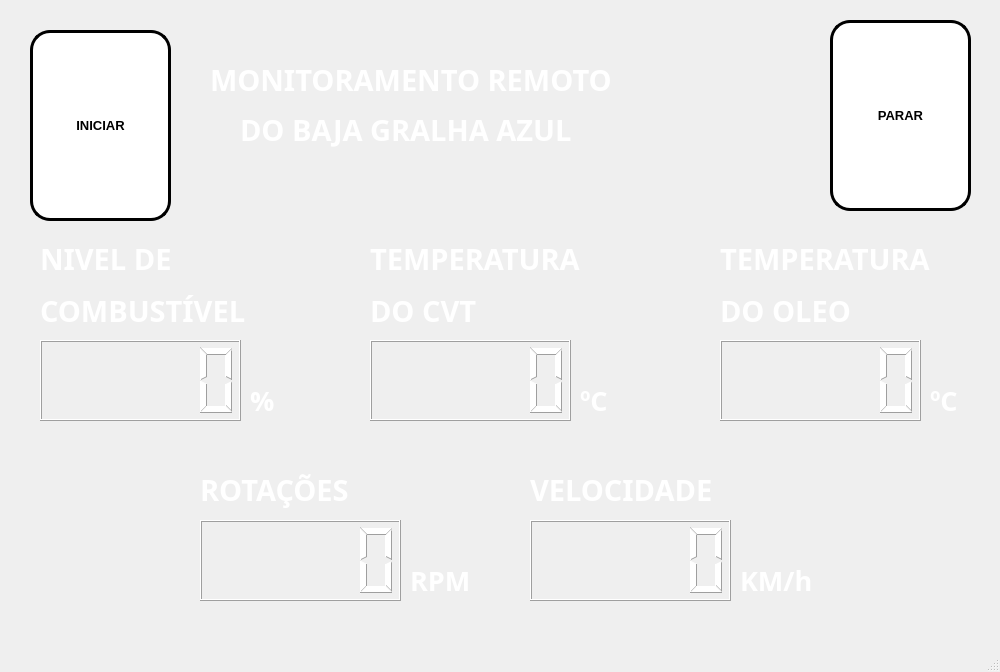
<?xml version="1.0" encoding="UTF-8"?>
<ui version="4.0">
 <class>MainWindow</class>
 <widget class="QMainWindow" name="MainWindow">
  <property name="geometry">
   <rect>
    <x>0</x>
    <y>0</y>
    <width>1000</width>
    <height>672</height>
   </rect>
  </property>
  <property name="maximumSize">
   <size>
    <width>1000</width>
    <height>672</height>
   </size>
  </property>
  <property name="windowTitle">
   <string>Monitoramento remoto Gralha Azul</string>
  </property>
  <property name="windowIcon">
   <iconset>
    <normaloff>logo.png</normaloff>logo.png</iconset>
  </property>
  <widget class="QWidget" name="centralwidget">
   <widget class="QLabel" name="label">
    <property name="geometry">
     <rect>
      <x>0</x>
      <y>-10</y>
      <width>1001</width>
      <height>661</height>
     </rect>
    </property>
    <property name="font">
     <font>
      <pointsize>6</pointsize>
     </font>
    </property>
    <property name="text">
     <string/>
    </property>
    <property name="pixmap">
     <pixmap>image.jpg</pixmap>
    </property>
   </widget>
   <widget class="QLCDNumber" name="lcdNumber">
    <property name="geometry">
     <rect>
      <x>530</x>
      <y>520</y>
      <width>201</width>
      <height>81</height>
     </rect>
    </property>
    <property name="styleSheet">
     <string notr="true">color: rgb(255, 255, 255);
</string>
    </property>
   </widget>
   <widget class="QLCDNumber" name="lcdNumber_2">
    <property name="geometry">
     <rect>
      <x>370</x>
      <y>340</y>
      <width>201</width>
      <height>81</height>
     </rect>
    </property>
    <property name="styleSheet">
     <string notr="true">color: rgb(255, 255, 255);</string>
    </property>
   </widget>
   <widget class="QLCDNumber" name="lcdNumber_3">
    <property name="geometry">
     <rect>
      <x>720</x>
      <y>340</y>
      <width>201</width>
      <height>81</height>
     </rect>
    </property>
    <property name="styleSheet">
     <string notr="true">color: rgb(255, 255, 255);</string>
    </property>
   </widget>
   <widget class="QLCDNumber" name="lcdNumber_4">
    <property name="geometry">
     <rect>
      <x>200</x>
      <y>520</y>
      <width>201</width>
      <height>81</height>
     </rect>
    </property>
    <property name="styleSheet">
     <string notr="true">color: rgb(255, 255, 255);</string>
    </property>
   </widget>
   <widget class="QLCDNumber" name="lcdNumber_5">
    <property name="geometry">
     <rect>
      <x>40</x>
      <y>340</y>
      <width>201</width>
      <height>81</height>
     </rect>
    </property>
    <property name="styleSheet">
     <string notr="true">color: rgb(255, 255, 255);</string>
    </property>
   </widget>
   <widget class="QLabel" name="label_3">
    <property name="geometry">
     <rect>
      <x>530</x>
      <y>460</y>
      <width>211</width>
      <height>61</height>
     </rect>
    </property>
    <property name="font">
     <font>
      <family>Bahnschrift</family>
      <pointsize>22</pointsize>
      <weight>75</weight>
      <bold>true</bold>
     </font>
    </property>
    <property name="styleSheet">
     <string notr="true">color: rgb(255, 255, 255);</string>
    </property>
    <property name="text">
     <string>VELOCIDADE</string>
    </property>
    <property name="textFormat">
     <enum>Qt::RichText</enum>
    </property>
   </widget>
   <widget class="QLabel" name="label_4">
    <property name="geometry">
     <rect>
      <x>740</x>
      <y>550</y>
      <width>161</width>
      <height>61</height>
     </rect>
    </property>
    <property name="font">
     <font>
      <family>Bahnschrift</family>
      <pointsize>20</pointsize>
      <weight>75</weight>
      <bold>true</bold>
     </font>
    </property>
    <property name="styleSheet">
     <string notr="true">color: rgb(255, 255, 255);</string>
    </property>
    <property name="text">
     <string>KM/h</string>
    </property>
    <property name="textFormat">
     <enum>Qt::RichText</enum>
    </property>
   </widget>
   <widget class="QLabel" name="label_5">
    <property name="geometry">
     <rect>
      <x>370</x>
      <y>230</y>
      <width>251</width>
      <height>111</height>
     </rect>
    </property>
    <property name="font">
     <font>
      <family>Bahnschrift</family>
      <pointsize>22</pointsize>
      <weight>75</weight>
      <bold>true</bold>
     </font>
    </property>
    <property name="styleSheet">
     <string notr="true">color: rgb(255, 255, 255);</string>
    </property>
    <property name="text">
     <string>&lt;html&gt;&lt;head/&gt;&lt;body&gt;&lt;p&gt;TEMPERATURA&lt;/p&gt;&lt;p&gt;    DO CVT&lt;/p&gt;&lt;/body&gt;&lt;/html&gt;</string>
    </property>
    <property name="textFormat">
     <enum>Qt::AutoText</enum>
    </property>
   </widget>
   <widget class="QLabel" name="label_6">
    <property name="geometry">
     <rect>
      <x>580</x>
      <y>370</y>
      <width>161</width>
      <height>61</height>
     </rect>
    </property>
    <property name="font">
     <font>
      <family>Bahnschrift</family>
      <pointsize>20</pointsize>
      <weight>75</weight>
      <bold>true</bold>
     </font>
    </property>
    <property name="styleSheet">
     <string notr="true">color: rgb(255, 255, 255);</string>
    </property>
    <property name="text">
     <string>ºC</string>
    </property>
    <property name="textFormat">
     <enum>Qt::RichText</enum>
    </property>
   </widget>
   <widget class="QLabel" name="label_7">
    <property name="geometry">
     <rect>
      <x>720</x>
      <y>230</y>
      <width>251</width>
      <height>111</height>
     </rect>
    </property>
    <property name="font">
     <font>
      <family>Bahnschrift</family>
      <pointsize>22</pointsize>
      <weight>75</weight>
      <bold>true</bold>
     </font>
    </property>
    <property name="styleSheet">
     <string notr="true">color: rgb(255, 255, 255);</string>
    </property>
    <property name="text">
     <string>&lt;html&gt;&lt;head/&gt;&lt;body&gt;&lt;p&gt;TEMPERATURA&lt;/p&gt;&lt;p&gt;DO OLEO&lt;/p&gt;&lt;/body&gt;&lt;/html&gt;</string>
    </property>
    <property name="textFormat">
     <enum>Qt::AutoText</enum>
    </property>
   </widget>
   <widget class="QLabel" name="label_8">
    <property name="geometry">
     <rect>
      <x>930</x>
      <y>370</y>
      <width>161</width>
      <height>61</height>
     </rect>
    </property>
    <property name="font">
     <font>
      <family>Bahnschrift</family>
      <pointsize>20</pointsize>
      <weight>75</weight>
      <bold>true</bold>
     </font>
    </property>
    <property name="styleSheet">
     <string notr="true">color: rgb(255, 255, 255);</string>
    </property>
    <property name="text">
     <string>ºC</string>
    </property>
    <property name="textFormat">
     <enum>Qt::RichText</enum>
    </property>
   </widget>
   <widget class="QLabel" name="label_9">
    <property name="geometry">
     <rect>
      <x>200</x>
      <y>460</y>
      <width>181</width>
      <height>61</height>
     </rect>
    </property>
    <property name="font">
     <font>
      <family>Bahnschrift</family>
      <pointsize>22</pointsize>
      <weight>75</weight>
      <bold>true</bold>
     </font>
    </property>
    <property name="styleSheet">
     <string notr="true">color: rgb(255, 255, 255);</string>
    </property>
    <property name="text">
     <string>ROTAÇÕES</string>
    </property>
    <property name="textFormat">
     <enum>Qt::RichText</enum>
    </property>
   </widget>
   <widget class="QLabel" name="label_10">
    <property name="geometry">
     <rect>
      <x>410</x>
      <y>550</y>
      <width>161</width>
      <height>61</height>
     </rect>
    </property>
    <property name="font">
     <font>
      <family>Bahnschrift</family>
      <pointsize>20</pointsize>
      <weight>75</weight>
      <bold>true</bold>
     </font>
    </property>
    <property name="styleSheet">
     <string notr="true">color: rgb(255, 255, 255);</string>
    </property>
    <property name="text">
     <string>RPM</string>
    </property>
    <property name="textFormat">
     <enum>Qt::RichText</enum>
    </property>
   </widget>
   <widget class="QLabel" name="label_11">
    <property name="geometry">
     <rect>
      <x>40</x>
      <y>230</y>
      <width>251</width>
      <height>111</height>
     </rect>
    </property>
    <property name="font">
     <font>
      <family>Bahnschrift</family>
      <pointsize>22</pointsize>
      <weight>75</weight>
      <bold>true</bold>
     </font>
    </property>
    <property name="styleSheet">
     <string notr="true">color: rgb(255, 255, 255);</string>
    </property>
    <property name="text">
     <string>&lt;html&gt;&lt;head/&gt;&lt;body&gt;&lt;p&gt;NIVEL DE&lt;/p&gt;&lt;p&gt;COMBUSTÍVEL&lt;/p&gt;&lt;/body&gt;&lt;/html&gt;</string>
    </property>
    <property name="textFormat">
     <enum>Qt::AutoText</enum>
    </property>
   </widget>
   <widget class="QLabel" name="label_2">
    <property name="geometry">
     <rect>
      <x>210</x>
      <y>-20</y>
      <width>841</width>
      <height>201</height>
     </rect>
    </property>
    <property name="font">
     <font>
      <family>Arial Black</family>
      <pointsize>22</pointsize>
      <weight>75</weight>
      <bold>true</bold>
     </font>
    </property>
    <property name="styleSheet">
     <string notr="true">color: rgb(255, 255, 255);</string>
    </property>
    <property name="text">
     <string>&lt;html&gt;&lt;head/&gt;&lt;body&gt;&lt;p&gt;MONITORAMENTO REMOTO&lt;/p&gt;&lt;/body&gt;&lt;/html&gt;</string>
    </property>
   </widget>
   <widget class="QLabel" name="label_12">
    <property name="geometry">
     <rect>
      <x>240</x>
      <y>60</y>
      <width>721</width>
      <height>141</height>
     </rect>
    </property>
    <property name="font">
     <font>
      <family>Arial Black</family>
      <pointsize>22</pointsize>
      <weight>75</weight>
      <bold>true</bold>
     </font>
    </property>
    <property name="styleSheet">
     <string notr="true">color: rgb(255, 255, 255);</string>
    </property>
    <property name="text">
     <string>&lt;html&gt;&lt;head/&gt;&lt;body&gt;&lt;p&gt;DO BAJA GRALHA AZUL&lt;/p&gt;&lt;/body&gt;&lt;/html&gt;</string>
    </property>
   </widget>
   <widget class="QLabel" name="label_14">
    <property name="geometry">
     <rect>
      <x>250</x>
      <y>370</y>
      <width>161</width>
      <height>61</height>
     </rect>
    </property>
    <property name="font">
     <font>
      <family>Bahnschrift</family>
      <pointsize>20</pointsize>
      <weight>75</weight>
      <bold>true</bold>
     </font>
    </property>
    <property name="styleSheet">
     <string notr="true">color: rgb(255, 255, 255);</string>
    </property>
    <property name="text">
     <string>%</string>
    </property>
    <property name="textFormat">
     <enum>Qt::RichText</enum>
    </property>
   </widget>
   <widget class="QLabel" name="label_13">
    <property name="geometry">
     <rect>
      <x>810</x>
      <y>500</y>
      <width>161</width>
      <height>101</height>
     </rect>
    </property>
    <property name="text">
     <string/>
    </property>
    <property name="pixmap">
     <pixmap>logoresize.png</pixmap>
    </property>
   </widget>
   <widget class="QPushButton" name="pushButton">
    <property name="geometry">
     <rect>
      <x>30</x>
      <y>30</y>
      <width>141</width>
      <height>191</height>
     </rect>
    </property>
    <property name="font">
     <font>
      <pointsize>10</pointsize>
      <weight>75</weight>
      <bold>true</bold>
     </font>
    </property>
    <property name="styleSheet">
     <string notr="true">background-color:white;
border-style: outset;
border-width: 3px;
border-radius: 20px;
border-color: black;
</string>
    </property>
    <property name="text">
     <string>INICIAR</string>
    </property>
   </widget>
   <widget class="QPushButton" name="pushButton_2">
    <property name="geometry">
     <rect>
      <x>830</x>
      <y>20</y>
      <width>141</width>
      <height>191</height>
     </rect>
    </property>
    <property name="font">
     <font>
      <pointsize>10</pointsize>
      <weight>75</weight>
      <bold>true</bold>
     </font>
    </property>
    <property name="styleSheet">
     <string notr="true">background-color:white;
border-style: outset;
border-width: 3px;
border-radius: 20px;
border-color: black;</string>
    </property>
    <property name="text">
     <string>PARAR</string>
    </property>
   </widget>
  </widget>
  <widget class="QMenuBar" name="menubar">
   <property name="geometry">
    <rect>
     <x>0</x>
     <y>0</y>
     <width>1000</width>
     <height>26</height>
    </rect>
   </property>
  </widget>
  <widget class="QStatusBar" name="statusbar"/>
 </widget>
 <resources/>
 <connections/>
</ui>
